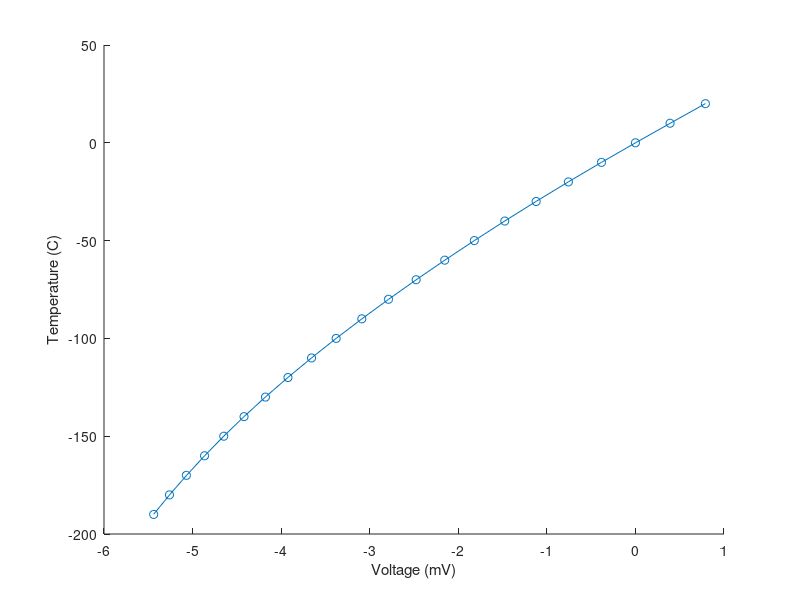

Write the MATLAB code that produced this figure. (Note: this script raises an error after producing the figure.)
%% Superconductivity



%% Calibrating the curve-Prelab 1-(THIS WAS NOT USED)

% Import Data

V = [-5.439;-5.261;-5.07;-4.865;-4.648;-4.419;-4.177;-3.923;-3.657;-3.379;-3.089;-2.788;-2.476;-2.153;-1.819;-1.475;-1.121;-0.757;-0.383;0;0.391;0.79];
Tc = [-190;-180;-170;-160;-150;-140;-130;-120;-110;-100;-90;-80;-70;-60;-50;-40;-30;-20;-10;0;10;20];

% Fit it
p = polyfit(V,Tc,5);

P = p(6) + p(5)*V + p(4)*V.^2 + p(3)*V.^3 + p(2)*V.^4 + p(1)*V.^5;

% Plot it
scatter(V,Tc)
hold on
plot(V,P)
hold off
xlabel('Voltage (mV)')
ylabel('Temperature (C)')

% Check Residuals
r = abs(P - T);


%%  Experiment 1

% Import Data

T = [-175.5;-175.2;-170;-165.5;-163.4;-161.8;-161;-160;-158.5;-156.5;-155.5;-153;-150;-147;-145;-143;-140.5;-139;-138;-137;-135;-133;-130;-125;-117;-96.5];
L = [786.3;786.1;788.1;791.2;809.7;850.2;900.2;955;1051;1266;1369;1590;1747;1881;2069;2252;2431;2494;2508;2514;2516;2516;2516;2516;2515;2513];


% Convert Temperature to Kelvin

T = T + 273;

% Plot Inductance versus Temp to find where it transitions

scatter(T,L)
title('Inductance Versus Temperature')
xlabel('Temperature (K)')
ylabel('Inductance (\muH)')


